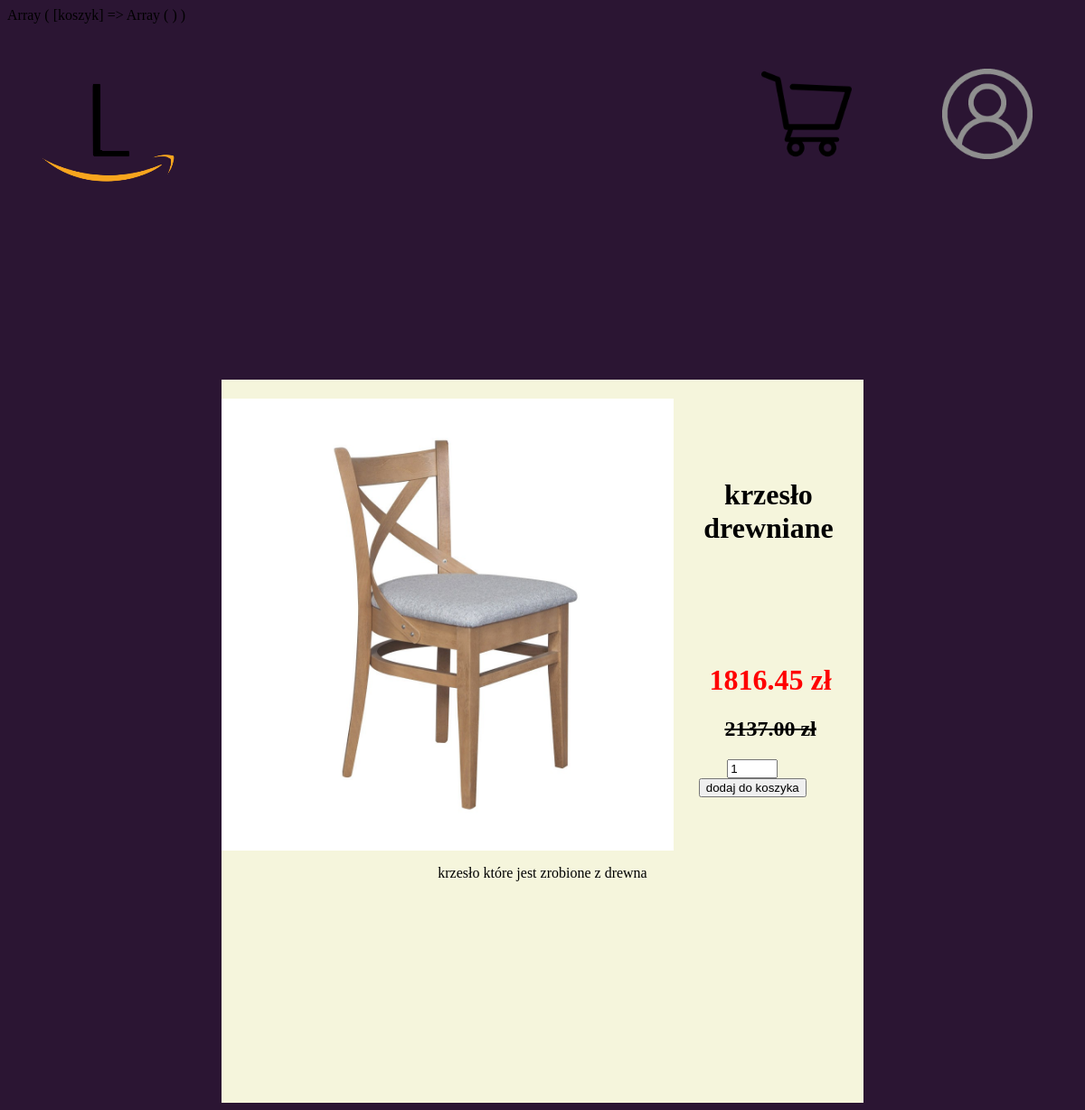
/product_page.php?produkt=1, run on the app's committed database.
### tables this page shows
CREATE TABLE `produkt` (
  `produkt_id` int(11) NOT NULL,
  `nazwa` varchar(100) NOT NULL,
  `cena` decimal(12,2) NOT NULL,
  `cala_cena` decimal(15,2) NOT NULL,
  `ilosc` int(11) NOT NULL,
  `img_id` int(11) DEFAULT NULL,
  `promocja` decimal(5,0) DEFAULT NULL,
  `opis` text NOT NULL,
  `kategoria_id` int(11) NOT NULL
);

CREATE TABLE `img` (
  `img_id` int(11) NOT NULL,
  `url` varchar(200) NOT NULL
);

### product_page.php (the view, shortened to what this page needs)
<!DOCTYPE html>
<html lang="en">
<head>
    <link rel="stylesheet" href="css2.css">
    <link rel="stylesheet" href="css3.css">
    <link rel="stylesheet" href="navbar.css">
</head>
<body>
    <?php
    $connect=@new mysqli('localhost','root','','lamazon');
        print_r($_SESSION);
    ?>
    <div class="top">
        <a href="landing_page.php"><img class="logo" src="Lamazoon (1).png" alt="logo strony"></a>
        <a href="login.php" style="float:right"><img class="user" src="user2.png" alt="user"></a>
        <a href="koszyk.php"><img src="cart.png" alt="" style="width: 100px;" class="cart"></a>
    </div>
    <center>
        <div class="box">
            <div class = "wraper">
                <?php
                    $query1="SELECT * FROM `produkt` LEFT join `img` using(`img_id`) WHERE `produkt_id` = {$_GET['produkt']}";
                    $resoult = $connect->query($query1);
                    $row = $resoult->fetch_assoc();
                    echo "<img class='previev' src='imgs/{$row["url"]}'>";
                    echo "<h1 class='nazwa'>{$row["nazwa"]}</h1>";
                ?>
                    <div class="opcje">
                        <div>
                            <?php
                                if(!is_null($row["promocja"])){
                                    $promocja = $row["cena"]-(($row["promocja"]/100)*$row["cena"]);
                                    echo "<h1 class='nowa'>{$promocja} zł</h1>";
                                    echo "<h2 class='stara'>{$row["cena"]} zł</h2>";
                                }else{
                                    echo "<h1 class='stara'>{$row["cena"]} zł</h1>";
                                }
                            ?>
                        </div>
                        <form action="" method="post">
                            <input type="number" name="ilosc" min="1" value="1" max = <?php echo $row["ilosc"]; ?>>
                            <input type="submit" value="dodaj do koszyka">
                        </form>
                    </div>
            </div>
            <?php
                echo "<p>{$row["opis"]}</p>"
            ?>
        </div>
    </center>
</body>
</html>

### css2.css (style rules this page uses)
body { background-color: rgb(43, 21, 51); }

### css3.css (style rules this page uses)
.previev { width: 500px; float: left; }
.box { margin-top: 20vh; height: 100vh; width: 60%; background-color: beige; overflow: hidden; }
.box > * { color: black; }
.nazwa { height: 250px; display: flex; justify-content: center; align-items: center }
.opcje { display: flex; justify-content: right; align-items: end; flex-direction: column; padding-right: 5%; }
.wraper { height: 500px; }
.top { position: absolute; top: 0; left: 0; width: 100%; }

### navbar.css (style rules this page uses)
* { text-decoration: none; }
.user { height: 100px; width: 100px; padding: 50px; }
.cart { height: 100px; width: 100px; padding: 50px; float: right; }
.top { position: sticky; top: 0; }

### product_page.php (style rules this page uses)
.stara { text-decoration: line-through; }
.nowa { color: red; }

### data on the page
produkt: img.url (picture), nazwa "krzesło drewniane", promocja "1816.45", cena "2137.00", opis "krzesło które jest zrobione z drewna"
